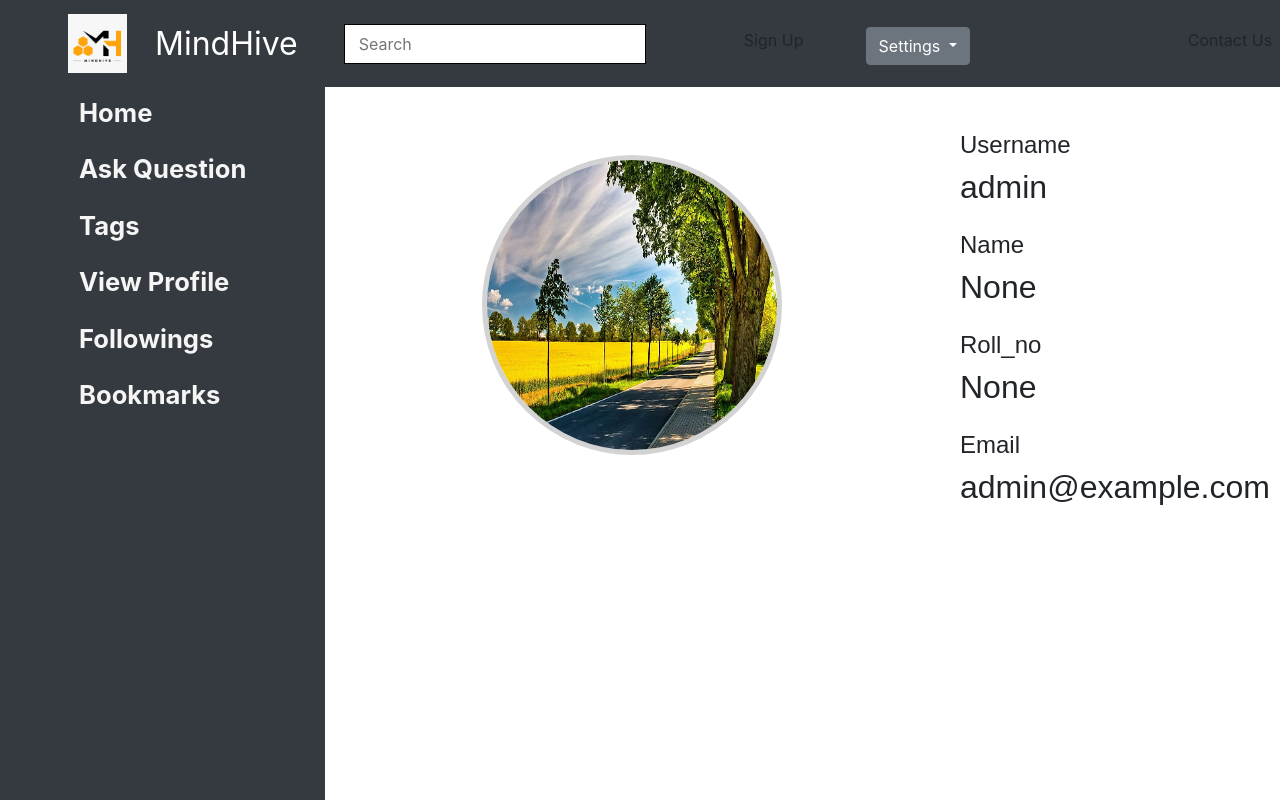
The page /users/1 on the database as committed earlier.
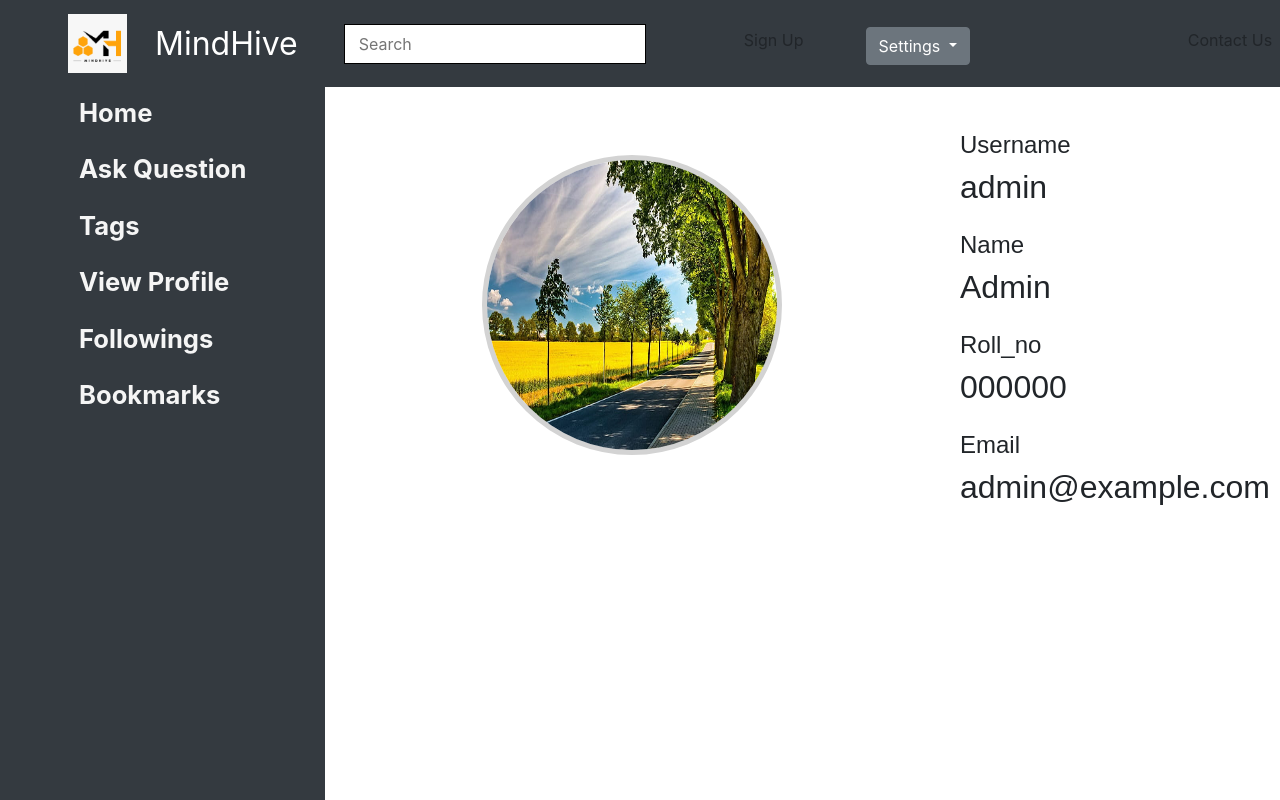
The same page on the database as committed later.
### users/models.py (models this page shows, shortened)
class User(AbstractUser):
    username = models.CharField(max_length=20,blank=False)
    email = models.EmailField(
        verbose_name='email address',
        max_length=255,
        unique=True,
        blank=False,
    )
    name = models.CharField(max_length=20, blank=True, null=True)
    roll_no=models.CharField(max_length=8, blank=True, null=True)
    profile_image = models.ImageField(upload_to='profile_image', default='default.jpg')
    blocked = models.BooleanField(default=False)
    followingQuestions = models.ManyToManyField(to='questions.Question', related_name='users_following', blank=True)
    bookmarkQuestions = models.ManyToManyField(to='questions.Question', related_name='users_bookmarked', blank=True)
    favouriteTags = models.ManyToManyField(to='tags.Tag', blank=True)
    notifications = models.ManyToManyField(to='notifications.Notification', blank=True)
    objects = UserInfoManager()
    USERNAME_FIELD = 'email'
    REQUIRED_FIELDS = ['username' ]

### users/views.py (the view)
# urls.py: path('<int:pk>', views.profile, name='view_user'),
def profile(request,pk):
    usr = User.objects.get(pk=pk)
    if request.user.is_authenticated:
        return render(request, 'homepage.html', {'usr': usr, 'viewer': request.user})
    else:
        return render(request, 'homepage.html', {'usr': usr})

### templates/homepage.html (shortened to what this page needs)
{% extends 'base.html'%}
{% load crispy_forms_tags %}
{%block insert_content%}
<div class="profile">
    <div id="photo">
        <div id="center-photo">
            <img src="{{usr.profile_image.url}}" alt="No profile image uploaded" />
        </div>
    </div>
    <div id="data">
        <form class="data-input" action="" view="profile">
            Username<br>
            <x class="test">{{usr.username}}</x>
        </form>
        <form class="data-input" action="" view="profile">
            Name<br>
            <x class="test">{{usr.name}}</x>
        </form>
        <form class="data-input" action="" view="profile">
            Roll_no<br>
            <x class="test">{{usr.roll_no}}</x>
        </form>
        <form class="data-input" action="" view="profile">
            Email<br>
            <x class="test">{{usr.email}}</x>
        </form>
        </div>
    </div>
</div>
{% endblock %}

Rows that differ between the two databases and show on the page:
changed User "admin": name "None" → "Admin"; roll_no "None" → "000000"
